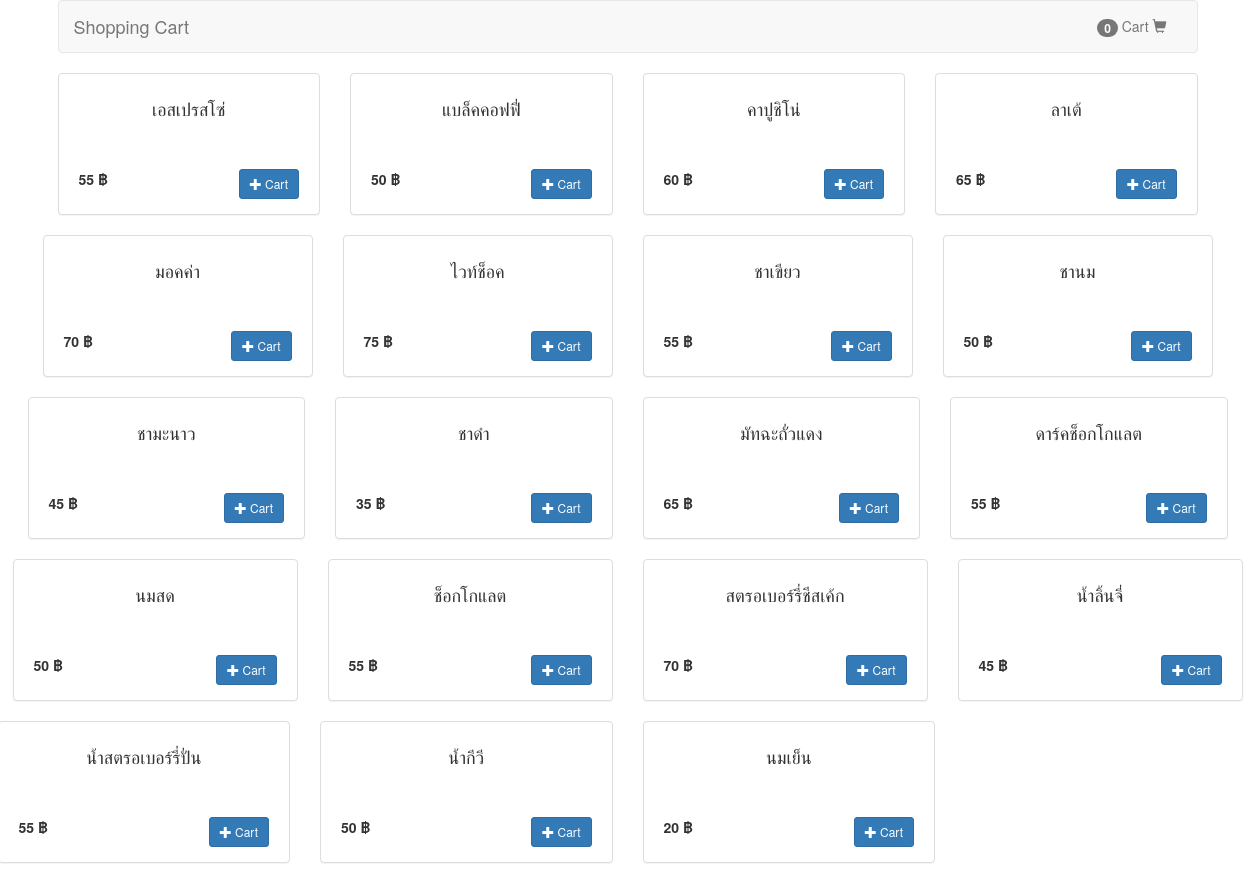
Screenshot of /BUY/e1index.php with the database file from the repository.
### tables this page shows
CREATE TABLE `products` (
  `productid` int(11) NOT NULL,
  `productname` varchar(100) NOT NULL,
  `price` float NOT NULL,
  `productdetail` text NOT NULL
);

### BUY/e1index.php (the view, shortened to what this page needs)
<!DOCTYPE html>
<html>
<head>
    <link rel="stylesheet" href="https://maxcdn.bootstrapcdn.com/bootstrap/3.3.6/css/bootstrap.min.css" />
	<link rel="stylesheet" type="text/css" href="bootstrap/css/bootstrap.min.css">
</head>
<body>
<div class="container">
	<nav class="navbar navbar-default">
	  <div class="container-fluid">
	    <div class="navbar-header">
	      <a class="navbar-brand" href="#">Shopping Cart</a>
	    </div>
	    <div class="collapse navbar-collapse" id="bs-example-navbar-collapse-1">
	      <ul class="nav navbar-nav navbar-right">
	      	<li><a href="e3view.php"><span class="badge"><?php echo count($_SESSION['cart']); ?></span> Cart <span class="glyphicon glyphicon-shopping-cart"></span></a></li>
	      </ul>
	    </div>
	  </div>
	</nav>
			<?php
		$conn = new mysqli('localhost', 'finalproject', '9C1nbfGic9ioJehv', 'finalproject');
		$sql = "SELECT * FROM products";
		$query = $conn->query($sql);
		$inc = 4;
		while($row = $query->fetch_assoc()){
			$inc = ($inc == 4) ? 1 : $inc + 1;
			if($inc == 1) echo "<div class='row text-center'>";
			?>
			<div class="col-sm-3">
				<div class="panel panel-default">
					<div class="panel-body">
						<div class="row product_name">
							<h4><?php echo $row['productname']; ?></h4>
						</div>
						<div class="row product_footer">
							<p class="pull-left"><b><?php echo $row['price']; ?> ฿</b></p>
							<span class="pull-right"><a href="e2add.php?productid=<?php echo $row['productid']; ?>" class="btn btn-primary btn-sm"><span class="glyphicon glyphicon-plus"></span> Cart</a></span>
						</div>
					</div>
				</div>
			</div>
			<?php
		}
		if($inc == 3) echo "<div></div></div>";
	?>
</div>
</body>
</html>

### BUY/e1index.php (style rules this page uses)
.product_name { height:80px; padding-left:20px; padding-right:20px; }
.product_footer { padding-left:20px; padding-right:20px; }

### rows the page displays
products: productname "เอสเปรสโซ่", price "55"
products: productname "แบล็คคอฟฟี่", price "50"
products: productname "คาปูชิโน่", price "60"
products: productname "ลาเต้", price "65"
products: productname "มอคค่า", price "70"
products: productname "ไวท์ช็อค", price "75"
products: productname "ชาเขียว", price "55"
products: productname "ชานม", price "50"
products: productname "ชามะนาว", price "45"
products: productname "ชาดำ", price "35"
products: productname "มัทฉะถั่วแดง", price "65"
products: productname "ดาร์คช็อกโกแลต", price "55"
products: productname "นมสด", price "50"
products: productname "ช็อกโกแลต", price "55"
products: productname "สตรอเบอร์รี่ชีสเค้ก", price "70"
products: productname "น้ำลิ้นจี่", price "45"
products: productname "น้ำสตรอเบอร์รี่ปั่น", price "55"
products: productname "น้ำกีวี", price "50"
products: productname "นมเย็น", price "20"

### other values shown
count($_SESSION['cart']) "0"
